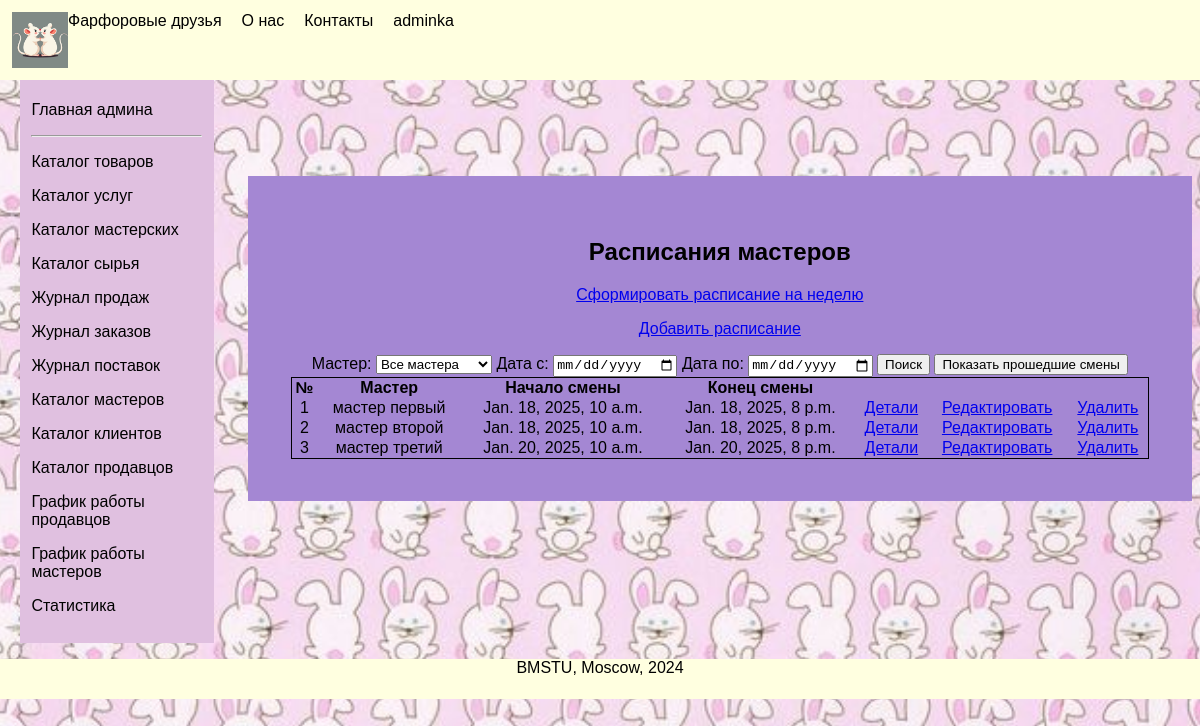
/master_schedules/ (signed in), run on the app's committed database.
### nirs_app/models.py (models this page shows, shortened)
class User(AbstractUser):
    username = None
    first_name = models.CharField(max_length=43)
    last_name = models.CharField(max_length=43)
    email = models.EmailField(unique=True)
    phone_number = models.CharField(max_length=15)
    is_employee = models.BooleanField(default=False)
    USERNAME_FIELD = 'email'
    REQUIRED_FIELDS = ['first_name', 'last_name']

class MasterSchedule(models.Model):
    master = models.ForeignKey(Master, on_delete=models.DO_NOTHING)
    schedule = models.ForeignKey(Schedule, on_delete=models.DO_NOTHING)
    class Meta:
        unique_together = ('master', 'schedule')

class Master(models.Model):
    user = models.OneToOneField(User, on_delete=models.DO_NOTHING, related_name='master')
    experience_since = models.DateField(null=True)
    photo = models.ImageField(upload_to="images/masters", default="images/masters/no_photo.png")
    def __str__(self):
        return f'{self.user.first_name} {self.user.last_name}'

class Schedule(models.Model):
    start_time = models.DateTimeField()
    end_time = models.DateTimeField()
    duration = models.IntegerField(default=10)

### nirs_app/views.py (the view)
# urls.py: path('', views.master_schedules_view, name='master_schedules'),
@login_required
@user_passes_test(is_superuser)
def master_schedules_view(request):
    masters = Master.objects.all()
    show_past = request.GET.get('show_past') == 'True'
    date_from = request.GET.get('date_from')
    date_to = request.GET.get('date_to')
    q = Q()
    if date_from:
        date_from = datetime.strptime(date_from, '%Y-%m-%d').date()
        q &= Q(schedule__start_time__date__gte=date_from)
    if date_to:
        date_to = datetime.strptime(date_to, '%Y-%m-%d').date()
        q &= Q(schedule__start_time__date__lte=date_to)
    master_id = request.GET.get('master')
    if master_id:
        q &= Q(master_id=master_id)
    if not show_past and not date_from and not date_to:
        q &= Q(schedule__start_time__date__gte=timezone.now().date())
    master_schedules = MasterSchedule.objects.filter(q).order_by('schedule__start_time')
    return render(request, 'master_schedules/master_schedules.html', {'master_schedules': master_schedules, 'masters': masters, 'show_past': show_past, 'date_from': date_from, 'date_to': date_to})

### nirs_app/context_processors.py (called while the page is built)
def user_role(request):
    if request.user.is_authenticated:
        user = request.user
        role = get_user_role(user)
        return {'role': role}
    return {}

def get_user_role(user):
    if user.is_superuser:
        return 'админа'
    elif hasattr(user, 'seller'):
        return 'продавца'
    elif hasattr(user, 'master'):
        return 'мастера'
    elif hasattr(user, 'client'):
        return 'клиента'
    return None

### nirs_app/views.py (called while the page is built)
def is_superuser(user):
    return user.is_superuser

### nirs_app/templates/master_schedules/master_schedules.html (shortened to what this page needs)
{% extends "personal/user_personal.html" %}
{% load static %}
{% block content %}
    <section id="products">
        <h2>Расписания мастеров</h2>
        <p><a href="{% url 'create_master_schedules' %}">Сформировать расписание на неделю</a></p>
        <p><a href="{% url 'master_schedule_add' %}">Добавить расписание</a></p>
        <form method="get">
            <label for="master">Мастер:</label>
            <select name="master" id="master">
                <option value="">Все мастера</option>
            </select>
            <label for="date_from">Дата с:</label>
            <input type="date" name="date_from" id="date_from" value="{{ date_from|date:'Y-m-d' }}">
            <label for="date_to">Дата по:</label>
            <input type="date" name="date_to" id="date_to" value="{{ date_to|date:'Y-m-d' }}">
             <button type="submit">Поиск</button>
            {% if show_past %}
              <button type="submit" name="show_past" value="">Скрыть прошедшие смены</button>
           {% else %}
            <button type="submit" name="show_past" value="True">Показать прошедшие смены</button>
            {% endif %}
        </form>
        <table style="width: 100%; border-collapse: collapse; border: 1px solid black;">
            <thead>
                <tr>
                    <th>№</th>
                    <th>Мастер</th>
                    <th>Начало смены</th>
                    <th>Конец смены</th>
                </tr>
            </thead>
            <tbody>
                {% if master_schedules %}
                {% for master_schedule in master_schedules %}
                <tr>
                    <td>{{ forloop.counter }}</td>
                    <td>{{ master_schedule.master }}</td>
                    <td>{{ master_schedule.schedule.start_time }}</td>
                    <td>{{ master_schedule.schedule.end_time }}</td>
                    <td><a href="{% url 'master_schedule_detail' pk=master_schedule.pk %}">Детали</a></td>
                   <td><a href="{% url 'master_schedule_update' pk=master_schedule.pk %}">Редактировать</a></td>
                   <td> <a href="{% url 'master_schedule_delete' pk=master_schedule.pk %}">Удалить</a></td>
                </tr>
                {% endfor %}
                 {% else %}
                <tr>
                    <td colspan="4">Нет расписаний</td>
                </tr>
                {% endif %}
            </tbody>
        </table>
    </section>
{% endblock content %}

### nirs_app/templates/index.html (shortened to what this page needs)
<!DOCTYPE html>
{% load static %}
<html lang="ru">
<head>
    <link rel="stylesheet" href="{% static 'css/styles.css' %}">
</head>
<body>
    <div class="header">
        <img src="{% static "images/farfor_logo_2d.png" %}" alt="logo" >
            <a href="{% url 'home' %}">Фарфоровые друзья</a>
            <a href="{% url 'about' %}">О нас</a>
            <a href="{% url 'contacts' %}">Контакты</a>
            {% if request.user.is_authenticated %}
                <a href="{% url 'user_personal' %}">{{ request.user.first_name }}</a>
            {% else %}
                <a href="{% url 'auth' %}">Вход</a>
            {% endif %}
    </div>
    <div class="container">
        <div class="sidebar">
            {% block sidebar %}{% endblock sidebar %}
        </div>
        <div class="content">
            {% block content %}{% endblock content %}
        </div>
    </div>
    <div class="footer">
        <p>BMSTU, Moscow, 2024</p>
    </div>
</body>
</html>

### nirs_app/static/css/styles.css (style rules this page uses)
body { background-size: cover; background-repeat: repeat-y; background-position: center; height: 100vh; margin: 0; font-family: sans-serif; box-sizing: border-box; }
.header { background-color: #FFFFE0; padding: 1%; display: flex; width: 100%; height: 10%; position: fixed; text-align: center; box-sizing: border-box; }
.header a { text-decoration:dotted; color: black; margin-right: 20px; }
.footer { background-color: #FFFFE0; width: 100%; height: 5%; text-align: center; position:static; }
.container { display: flex; width: 95%; }
.sidebar { background-color: #E0C0E0; width: 15%; padding: 1%; margin-top: 6.5%; margin-left: 20px; }
.content { align-self: center; margin-top: 3%; flex: 1; padding: 3%; height: auto; text-align: center; }
#products { padding: 5%; width: 100%; height: auto; background-color: #a487d3; }

### data on the page
User: user.first_name "adminka"
MasterSchedule: master "мастер первый", schedule.start_time "Jan. 18, 2025, 10 a.m.", schedule.end_time "Jan. 18, 2025, 8 p.m."
MasterSchedule: master "мастер второй", schedule.start_time "Jan. 18, 2025, 10 a.m.", schedule.end_time "Jan. 18, 2025, 8 p.m."
MasterSchedule: master "мастер третий", schedule.start_time "Jan. 20, 2025, 10 a.m.", schedule.end_time "Jan. 20, 2025, 8 p.m."
